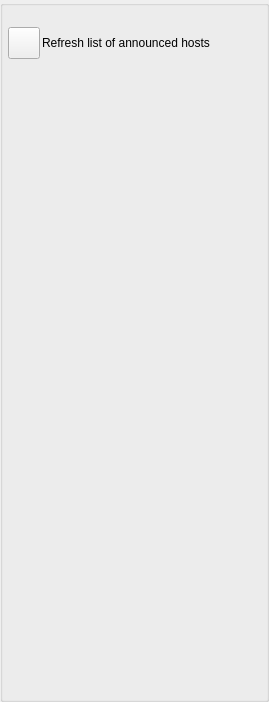
<?xml version="1.0" encoding="UTF-8"?>
<ui version="4.0">
 <class>AppletRandomConnectListLocalViewUi</class>
 <widget class="QWidget" name="AppletRandomConnectListLocalViewUi">
  <property name="geometry">
   <rect>
    <x>0</x>
    <y>0</y>
    <width>269</width>
    <height>702</height>
   </rect>
  </property>
  <property name="sizePolicy">
   <sizepolicy hsizetype="Expanding" vsizetype="Expanding">
    <horstretch>0</horstretch>
    <verstretch>0</verstretch>
   </sizepolicy>
  </property>
  <property name="windowTitle">
   <string>Random Connect Local List</string>
  </property>
  <property name="windowIcon">
   <iconset>
    <normaloff>:/TruthOrDare/Resources/ic_people_normal.png</normaloff>:/TruthOrDare/Resources/ic_people_normal.png</iconset>
  </property>
  <layout class="QGridLayout" name="gridLayout">
   <property name="leftMargin">
    <number>0</number>
   </property>
   <property name="topMargin">
    <number>0</number>
   </property>
   <property name="rightMargin">
    <number>0</number>
   </property>
   <property name="bottomMargin">
    <number>0</number>
   </property>
   <property name="spacing">
    <number>0</number>
   </property>
   <item row="0" column="0">
    <widget class="QGroupBox" name="ItemsGroupBox">
     <property name="minimumSize">
      <size>
       <width>0</width>
       <height>0</height>
      </size>
     </property>
     <property name="title">
      <string/>
     </property>
     <layout class="QVBoxLayout" name="verticalLayout">
      <property name="spacing">
       <number>2</number>
      </property>
      <property name="leftMargin">
       <number>5</number>
      </property>
      <property name="topMargin">
       <number>5</number>
      </property>
      <property name="rightMargin">
       <number>5</number>
      </property>
      <property name="bottomMargin">
       <number>5</number>
      </property>
      <item>
       <widget class="QLabel" name="m_ListDescriptionLabel">
        <property name="text">
         <string/>
        </property>
       </widget>
      </item>
      <item>
       <layout class="QHBoxLayout" name="horizontalLayout">
        <item>
         <widget class="VxPushButton" name="m_RefreshButton">
          <property name="sizePolicy">
           <sizepolicy hsizetype="Fixed" vsizetype="Fixed">
            <horstretch>0</horstretch>
            <verstretch>0</verstretch>
           </sizepolicy>
          </property>
          <property name="minimumSize">
           <size>
            <width>32</width>
            <height>32</height>
           </size>
          </property>
          <property name="maximumSize">
           <size>
            <width>32</width>
            <height>32</height>
           </size>
          </property>
          <property name="text">
           <string notr="true"/>
          </property>
         </widget>
        </item>
        <item>
         <widget class="QLabel" name="m_RefreshListLabel">
          <property name="text">
           <string>Refresh list of announced hosts</string>
          </property>
         </widget>
        </item>
       </layout>
      </item>
      <item>
       <widget class="QLabel" name="m_StatusLabel">
        <property name="text">
         <string notr="true"/>
        </property>
       </widget>
      </item>
      <item>
       <widget class="QLabel" name="m_InfoLabel">
        <property name="font">
         <font>
          <pointsize>10</pointsize>
         </font>
        </property>
        <property name="text">
         <string/>
        </property>
       </widget>
      </item>
      <item>
       <widget class="GuiHostedListWidget" name="m_HostedListWidget" native="true">
        <property name="sizePolicy">
         <sizepolicy hsizetype="Expanding" vsizetype="Expanding">
          <horstretch>0</horstretch>
          <verstretch>0</verstretch>
         </sizepolicy>
        </property>
       </widget>
      </item>
     </layout>
    </widget>
   </item>
  </layout>
 </widget>
 <customwidgets>
  <customwidget>
   <class>GuiHostedListWidget</class>
   <extends>QWidget</extends>
   <header>GuiHostedListWidget.h</header>
   <container>1</container>
  </customwidget>
  <customwidget>
   <class>VxPushButton</class>
   <extends>QPushButton</extends>
   <header>VxPushButton.h</header>
  </customwidget>
 </customwidgets>
 <resources/>
 <connections/>
</ui>
